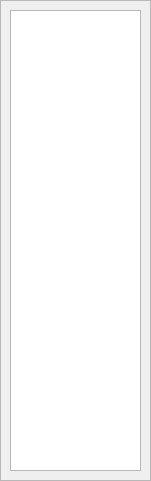
<?xml version="1.0" encoding="UTF-8"?>
<ui version="4.0">
 <class>TreeFram</class>
 <widget class="QFrame" name="TreeFram">
  <property name="geometry">
   <rect>
    <x>0</x>
    <y>0</y>
    <width>151</width>
    <height>481</height>
   </rect>
  </property>
  <property name="windowTitle">
   <string>Frame</string>
  </property>
  <property name="frameShape">
   <enum>QFrame::StyledPanel</enum>
  </property>
  <property name="frameShadow">
   <enum>QFrame::Raised</enum>
  </property>
  <widget class="QTreeView" name="TreeView">
   <property name="geometry">
    <rect>
     <x>10</x>
     <y>10</y>
     <width>131</width>
     <height>461</height>
    </rect>
   </property>
  </widget>
 </widget>
 <resources/>
 <connections/>
</ui>
